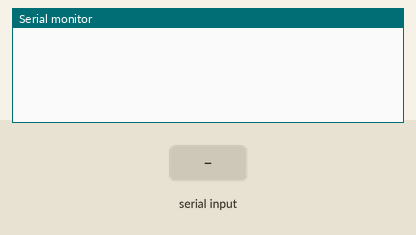
A sketch run on a simulated Arduino Uno, built with avr-gcc and run on an emulated ATmega328P. On the bench: the last lines printed to the serial monitor. The test bench sets the inputs (shaded band).

Above: at 1.2 s.
1.3 s: "." received over Serial
At 3.1 s:
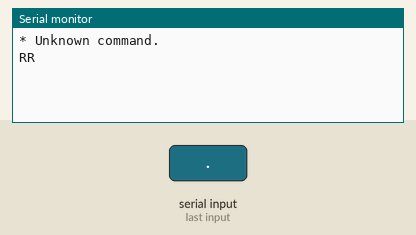
3.8 s: "M90\n" received over Serial
At 5.6 s:
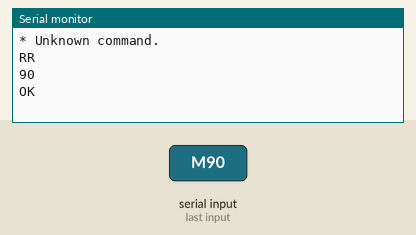
6.3 s: "M,45\n" received over Serial
At 7.6 s:
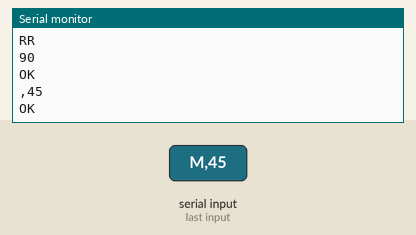

Measured:
- after the input at 1.3 s, the serial monitor: prints a new line after 1.0 s (image 1)
- after the input at 3.8 s, the serial monitor: prints a new line after 1.0 s (image 2)
- after the input at 6.3 s, the serial monitor: prints a new line after 1.0 s (image 3)

The sketch:

test_comunicatie.ino
```cpp
//Let the arduino send back the axact amounth of degrees he has turned so the py can
//adjust acordingly.
// !!! voor getallen gebruiken we punten, geen comma's
// add error in str to float for empty string


boolean error;

#define WITH_ERRORS

#ifdef WITH_ERRORS
#define ERRORPRINT(v) { Serial.print("* "); Serial.println(v); }
#else
#define ERRORPRINT(v)
#endif

void setup() {
  //Put your setup code here, to run once:
  Serial.begin(9600);

}

void loop() {
  mainComunication();
  if (error) {
    Serial.println("RR");
    return;
  }
  // Do more things
  //
  // Tell host everything was okay
  Serial.println("OK");
}

void mainComunication() {  //Used to talk with an other devise
  while(!Serial.available()){}  //Waits for a message
  error = false;

  String str = Serial.readString();
  str.trim();  //Takes away junk such as \n or \r\n
  while (str.length() > 0) {
    char chr = str.charAt(0);  //Saves the first character of the string in chr.
    str.remove(0, 1);  //Removes the first character from str.
    procesCommand(chr, str);
    if (error) {
      return;
    }
  }
}

void procesCommand(char chr, String &str) {  //Check what command he has to execute and does it.
  switch(chr){
    case 'M':  //Move
      Serial.println(str);
      break;

    case 'R':  //Rotate
      float var;
 //     var = stringToVariable(str);
      var = str.toFloat();
      if (error) {
        return;
      }
      Serial.println(var);
      break;

    case 'T':  //Test
      break;

    default:
      error = true;
      ERRORPRINT("Unknown command.");
      return;
  }
  str.remove(0);
}

float stringToVariable(String &str) {
  float returnVal = 0;  //Make a return value variable
  boolean decimalPoint = false;
  int decimalPlace = 1;

  while (str.length() > 0) {  //A weird way to convert our string into an interger we want

    if (str.charAt(0) == '.') {  //Tests for decimal points, one means do a diferent 'algorithm' a second one means an error
      if (decimalPoint == false) {  //if this is the first decimal point decimalPoint becomes true, else there is something wrong cause 2 points
        decimalPoint = true;
      }
      else {
        error = true;
        ERRORPRINT("Second decimal point.");
        return -1;
      }
    }


    if ( !( (str.charAt(0) > '0' && str.charAt(0) < '9') || str.charAt(0) == '.'  ) ) {  //Gives an error if the character isn't valid(between 0 and 9 or a decimal point)
      error = true;
      ERRORPRINT("Invalid character in float");
      return -1;
    }

    if (decimalPoint == false) {  //Checks if a decimal point has been found and acts acordingly
      returnVal = returnVal*10 + int(str.charAt(0))-int('0');  //A simple way to convert our string to an interger
    } else {
      if (str.charAt(0) != '.') {
        returnVal = returnVal + ( int(str.charAt(0))-int('0') )/pow(10, decimalPlace); //Devides the new character by 10 to the power n where n is grows the more it is called
        decimalPlace += 1;
      }
    }

    str.remove(0,1);

  }
  return returnVal;
}
```
